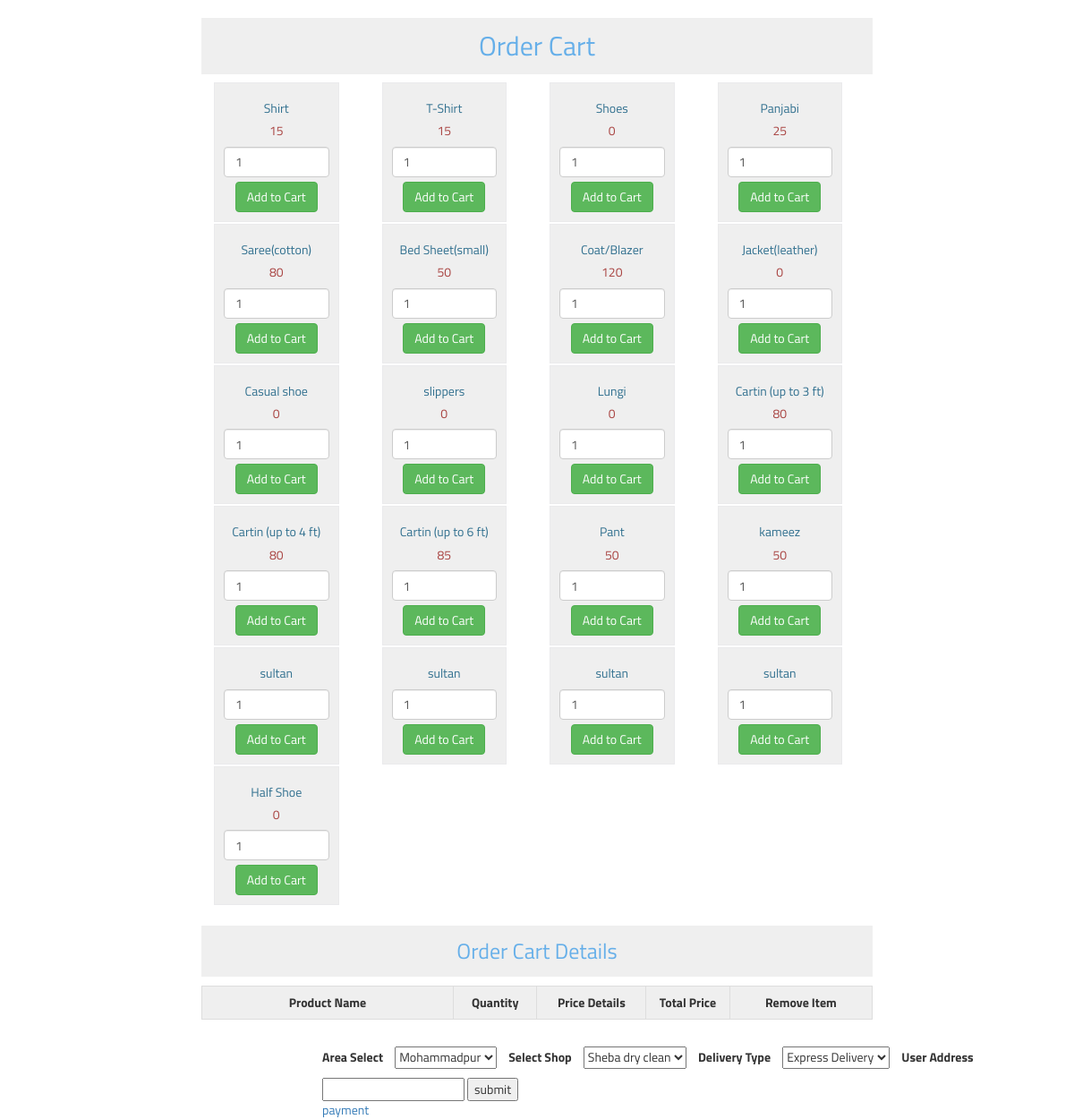
/cart/cart.php, run on the app's committed database.
### tables this page shows
CREATE TABLE `price_list` (
  `f_id` int(11) NOT NULL,
  `name` varchar(30) DEFAULT NULL,
  `iron_price` varchar(20) DEFAULT NULL,
  `wash_price` varchar(20) DEFAULT NULL,
  `drywash_price` int(11) DEFAULT NULL,
  `shoepolish` varchar(20) DEFAULT NULL
);

### cart/cart.php (the view, shortened to what this page needs)
<?php
  include("db_connect.php");
?>
<!doctype html>
<html>
<head>
    <link href="https://maxcdn.bootstrapcdn.com/bootstrap/3.3.7/css/bootstrap.min.css" rel="stylesheet">
</head>
<body>
    <div class="container" style="width: 65%">
        <h2>Order Cart</h2>
        <?php
            $query = "SELECT * FROM price_list   ORDER BY f_id ASC ";
            $result = mysqli_query($conn,$query);
            if(mysqli_num_rows($result) > 0) {
                while ($row = mysqli_fetch_array($result)) {
                    ?>
                    <div class="col-md-3">
                        <form method="post" action="Cart.php?action=add&id=<?php echo $row["f_id"]; ?>">
                            <div class="product">
                                <h5 class="text-info"><?php echo $row["name"]; ?></h5>
                                <h5 class="text-danger"><?php echo $row["wash_price"]; ?></h5>
                                <input type="text" name="quantity" class="form-control" value="1">
                                <input type="submit" name="add" style="margin-top: 5px;" class="btn btn-success"
                                       value="Add to Cart">
                            </div>
                        </form>
                    </div>
                    <?php
                }
            }
        ?>
        <h3 class="title2">Order Cart Details</h3>
        <div class="table-responsive">
            <table class="table table-bordered">
            <tr>
                <th width="30%">Product Name</th>
                <th width="10%">Quantity</th>
                <th width="13%">Price Details</th>
                <th width="10%">Total Price</th>
                <th width="17%">Remove Item</th>
            </tr>
            </table>
        </div>
    </div>
    <div style="margin-left:30%" class="div">
    <form action="insert_order.php" target="_blank" id="orderFORM" method="GET">
                <label> Area Select</label>
                <select name="area" id="area" style="margin: 10px;">
                    <option value="Mohammadpur">Mohammadpur</option>
                </select>
                <label> Select Shop</label>
                <select name="shop" id="shop" style="margin: 10px;">
                    <option value="Sheba dry clean">Sheba dry clean</option>
                </select>
                <label> Delivery Type</label>
                <select name="deltype" id="delivery" style="margin: 10px;">
                    <option value="Express Delivery">Express Delivery</option>
                </select>
                <label >User Address</label>
                <input name="address" type="text">
                <button name="submit" type="submit">submit</button>
            </form>
            <a href="shipping.php?total=<?php echo $total ?>">payment</a>
            </div>
</body>
</html>

### cart/cart.php (style rules this page uses)
* { font-family: 'Titillium Web', sans-serif; }
.product { border: 1px solid #eaeaec; margin: -1px 19px 3px -1px; padding: 10px; text-align: center; background-color: #efefef; }
table, th, tr { text-align: center; }
.title2 { text-align: center; color: #66afe9; background-color: #efefef; padding: 2%; }
h2 { text-align: center; color: #66afe9; background-color: #efefef; padding: 2%; }
table th { background-color: #efefef; }

### data on the page
price_list: name "Shirt", wash_price "15"
price_list: name "T-Shirt", wash_price "15"
price_list: name "Shoes", wash_price "0"
price_list: name "Panjabi", wash_price "25"
price_list: name "Saree(cotton)", wash_price "80"
price_list: name "Bed Sheet(small)", wash_price "50"
price_list: name "Coat/Blazer", wash_price "120"
price_list: name "Jacket(leather)", wash_price "0"
price_list: name "Casual shoe", wash_price "0"
price_list: name "slippers", wash_price "0"
price_list: name "Lungi", wash_price "0"
price_list: name "Cartin (up to 3 ft)", wash_price "80"
price_list: name "Cartin (up to 4 ft)", wash_price "80"
price_list: name "Cartin (up to 6 ft)", wash_price "85"
price_list: name "Pant", wash_price "50"
price_list: name "kameez", wash_price "50"
price_list: name "sultan"
price_list: name "sultan"
price_list: name "sultan"
price_list: name "sultan"
price_list: name "Half Shoe", wash_price "0"
